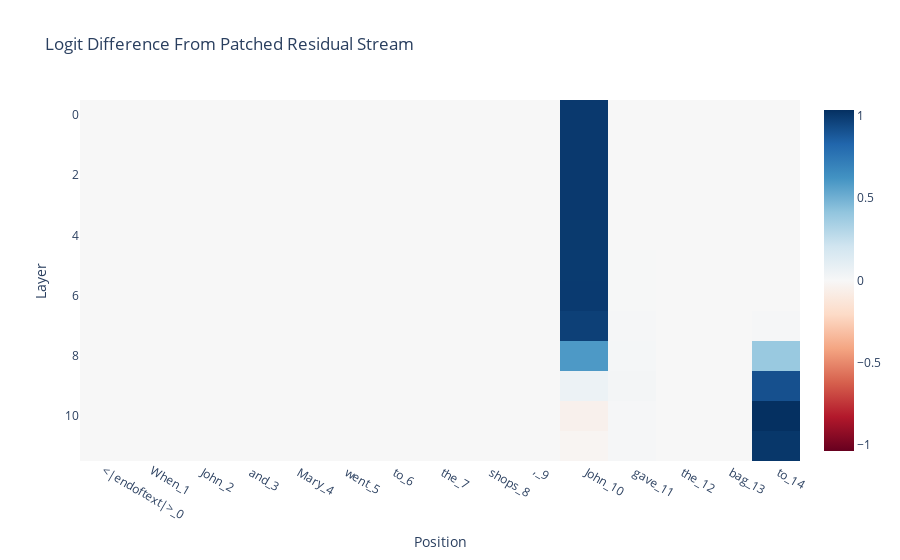

Notebook cell for this chart:
### Markdown cell above
We can immediately see that, exactly as predicted, originally all relevant computation happens on the second subject token, and at layers 7 and 8, the information is moved to the final token. Moving the residual stream at the correct position near *exactly* recovers performance!

For reference, tokens and their index from the first prompt are on the x-axis. In an abuse of notation, note that the difference here is averaged over *all* 8 prompts, while the labels only come from the *first* prompt.

To be easier to interpret, we normalise the logit difference, by subtracting the corrupted logit difference, and dividing by the total improvement from clean to corrupted to normalise
0 means zero change, negative means actively made worse, 1 means totally recovered clean performance, >1 means actively *improved* on clean performance

### Code cell
prompt_position_labels = [
    f"{tok}_{i}" for i, tok in enumerate(model.to_str_tokens(tokens[0]))
]
imshow(
    patched_residual_stream_diff,
    x=prompt_position_labels,
    title="Logit Difference From Patched Residual Stream",
    labels={"x": "Position", "y": "Layer"},
)

### Figure 1 — Plotly figure (JSON) as saved in the notebook; plotly's stock layout.template omitted (floating-point values rounded to 4 significant figures; data arrays with more than 128 entries replaced by an {"elided": "..."} marker saying what was removed)
{"data": [{"coloraxis": "coloraxis", "hovertemplate": "Position: %{x}<br>Layer: %{y}<br>color: %{z}<extra></extra>", "name": "0", "type": "heatmap", "x": ["<|endoftext|>_0", "When_1", " John_2", " and_3", " Mary_4", " went_5", " to_6", " the_7", " shops_8", ",_9", " John_10", " gave_11", " the_12", " bag_13", " to_14"], "xaxis": "x", "yaxis": "y", "z": {"elided": "12x15 float values"}}], "layout": {"coloraxis": {"cmid": 0, "colorscale": [[0, "rgb(103,0,31)"], [0.1, "rgb(178,24,43)"], [0.2, "rgb(214,96,77)"], [0.3, "rgb(244,165,130)"], [0.4, "rgb(253,219,199)"], [0.5, "rgb(247,247,247)"], [0.6, "rgb(209,229,240)"], [0.7, "rgb(146,197,222)"], [0.8, "rgb(67,147,195)"], [0.9, "rgb(33,102,172)"], [1, "rgb(5,48,97)"]]}, "title": {"text": "Logit Difference From Patched Residual Stream"}, "xaxis": {"anchor": "y", "constrain": "domain", "domain": [0, 1], "scaleanchor": "y", "title": {"text": "Position"}}, "yaxis": {"anchor": "x", "autorange": "reversed", "constrain": "domain", "domain": [0, 1], "title": {"text": "Layer"}}}}
